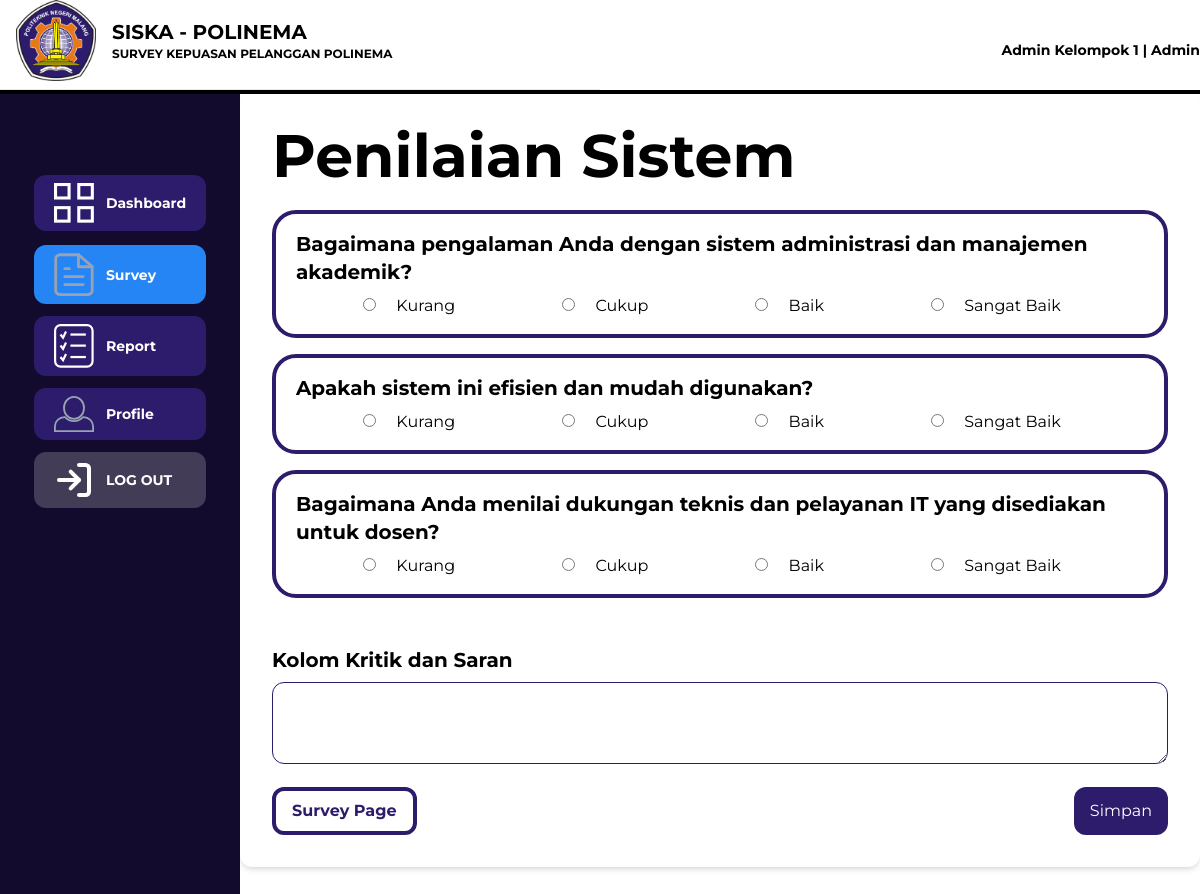
Page /dosen/penilaianSistem_Dosen.php (signed in) on the committed database.
### tables this page shows
CREATE TABLE `m_survey_soal` (
  `id_soal` int(11) NOT NULL,
  `id_survey` int(11) DEFAULT NULL,
  `id_kategori` int(11) DEFAULT NULL,
  `no_urut` int(11) DEFAULT NULL,
  `soal_jenis` enum('pilihan') DEFAULT NULL,
  `soal_nama` varchar(500) DEFAULT NULL
);

### dosen/penilaianSistem_Dosen.php (the view, shortened to what this page needs)
<?php
$servername = "localhost";
$username_db = "root";
$password_db = "";
$database = "projekakhir";
$conn = new mysqli($servername, $username_db, $password_db, $database);
$sql = "SELECT s.id_soal, s.id_survey id_survey, k.kategori_nama, k.id_kategori id_kategori, soal_nama FROM m_survey_soal s LEFT JOIN m_kategori k ON s.id_kategori = k.id_kategori WHERE s.id_kategori = 3 && s.id_survey = 2;";
$result = $conn->query($sql);
?>
<!DOCTYPE html>
<html lang="en">
<script src="https://cdn.tailwindcss.com"></script>
<body>
    <div class="grid grid-cols-2">
        <div class="left relative">
            <div class="flex items-center gap-4 mb-2 ps-4">
                <img src="../aset/lambang-polinema1.png" class="w-20" />
                <div>
                    <h1 class="font-bold text-xl">SISKA - POLINEMA</h1>
                    <p class="text-xs font-bold">SURVEY KEPUASAN PELANGGAN POLINEMA</p>
                </div>
            </div>
        </div>
        <div class="text-sm text-end mt-10">
            <h1><b><?= $_SESSION['nama'] ?> | <?= $_SESSION['user_type'] ?></b></h1>
        </div>
        <hr />
    </div>
    <hr class="border-2 border-black" />
    <div class="grid grid-cols-5 h-screen">
        <div class="left bg-[#130B2d] py-20 relative">
            <ul class="grid grid-rows-3 gap-3 text-center text-sm items-center justify-center">
                <li class="px-5 py-2 bg-[#2D1B6B] font-bold text-white rounded-xl">
                    <a class="flex items-center gap-3" href="dashboardDosen.php"><img src="../aset/dashSym.svg" class="w-10" /><span>Dashboard</span></a>
                </li>
                <li class="px-5 py-2 bg-[#2685F5] font-bold text-white rounded-xl">
                    <a class="flex items-center gap-3" href="surveyDosen.php"><img src="../aset/surveySym.svg" class="w-10" /><span>Survey</span></a>
                </li>
                <li class="px-5 py-2 bg-[#2D1B6B] font-bold text-white rounded-xl">
                    <a class="flex items-center gap-3" href="reportDosen.php"><img src="../aset/ReportSym.svg" class="w-10" /><span>Report</span></a>
                </li>
                <li class="px-5 py-2 bg-[#2D1B6B] font-bold text-white rounded-xl">
                    <a class="flex items-center gap-3" href="profileDosen.php"><img src="../aset/profileSym.svg" class="w-10" /><span>Profile</span></a>
                </li>
                <li class="px-5 py-2 bg-[#423C57] font-bold text-white rounded-xl">
                    <a class="flex items-center gap-3" href="../logout.php"><img src="../aset/Logout.svg" class="w-10" /><span>LOG OUT</span></a>
                </li>
            </ul>
        </div>
        <div class="col-span-4">
            <main class="col-span-4">
                <div class="bg-white p-8 rounded-xl shadow-md">
                    <h1 class="text-6xl font-bold mb-6">Penilaian Sistem</h1>
                    <form action="submitProses_Dosen.php" method="post">
                        <div class="grid gap-4 col-span-4">
                            <?php
                            if ($result->num_rows > 0) {
                                while ($row = $result->fetch_assoc()) {
                            ?>
                                    <div class="border rounded-3xl px-5 py-4 border-[#2D1B6B] border-4 w-full">
                                        <h2 class="text-xl font-bold mb-2"><?= $row['soal_nama'] ?></h2>
                                        <div class="flex justify-evenly gap-6 w-full">
                                            <div>
                                                <input type="radio" id="<?= $row['id_kategori'] . '1' ?>" name="<?= $row['id_soal'] ?>" value="kurang" />
                                                <label for="<?= $row['id_kategori'] . '1' ?>" class=" text-black py-2 px-4 rounded-xl">Kurang</label>
                                            </div>
                                            <div>
                                                <input type="radio" id="<?= $row['id_kategori'] . '2' ?>" name="<?= $row['id_soal'] ?>" value="cukup" />
                                                <label for="<?= $row['id_kategori'] . '2' ?>" class=" text-black py-2 px-4 rounded-xl">Cukup</label>
                                            </div>
                                            <div>
                                                <input type="radio" id="<?= $row['id_kategori'] . '3' ?>" name="<?= $row['id_soal'] ?>" value="baik" />
                                                <label for="<?= $row['id_kategori'] . '3' ?>" class=" text-black py-2 px-4 rounded-xl">Baik</label>
                                            </div>
                                            <div>
                                                <input type="radio" id="<?= $row['id_kategori'] . '4' ?>" name="<?= $row['id_soal'] ?>" value="sangat baik" />
                                                <label for="<?= $row['id_kategori'] . '4' ?>" class=" text-black py-2 px-4 rounded-xl">Sangat Baik</label>
                                            </div>
                                        </div>
                                    </div>
                            <?php
                                }
                            } else {
                                echo "0 results";
                            }
                            ?>
                            <div class="mt-8">
                                <h2 class="text-xl font-bold mb-2">Kolom Kritik dan Saran</h2>
                                <textarea class="w-full p-4 rounded-xl border border-[#2D1B6B]" name="saran"></textarea>
                            </div>
                            <div>
                                <div class="flex justify-between w-full">
                                    <button class="bg-white text-[#2D1B6B] border-[#2D1B6B] py-2 px-4 rounded-xl border-[#2D1B6B] border-4" type="back"><a href="surveyDosen.php"><b>Survey Page</b></a></button>
                                    <button class="end-content bg-[#2D1B6B] text-white py-2 px-4 rounded-xl" type="submit">Simpan</button>
                                </div>
                            </div>
                    </form>
                </div>
            </main>
        </div>
    </div>
</body>
</html>

### dosen/penilaianSistem_Dosen.php (style rules this page uses)
body { font-family: "Montserrat"; font-style: normal; font-weight: 400; }

### rows in the picture
m_survey_soal: soal_nama "Bagaimana pengalaman Anda dengan sistem administrasi dan manajemen akademik?"
m_survey_soal: soal_nama "Apakah sistem ini efisien dan mudah digunakan?"
m_survey_soal: soal_nama "Bagaimana Anda menilai dukungan teknis dan pelayanan IT yang disediakan untuk dosen?"

### other values in the picture
$_SESSION['nama'] "Admin Kelompok 1"
$_SESSION['user_type'] "Admin"
